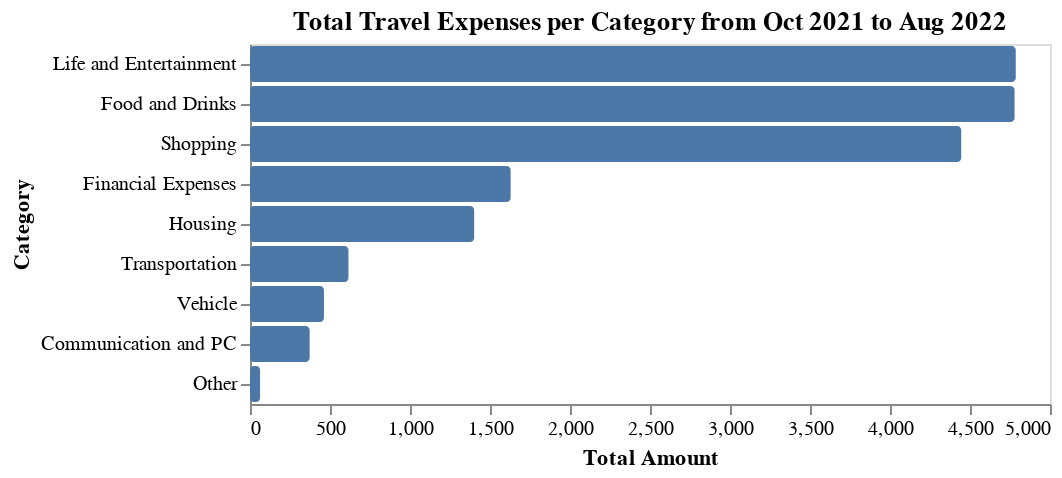

Source (notebook cell):
### Markdown cell above
#### **Total per Category**  
Group by category to find the totals of each category for the whole period.

### Code cell
b1 = alt.Chart(df).mark_bar(cornerRadius=2).encode(
    alt.X("sum(amount)", title="Total Amount"),
    alt.Y("category:N", sort="-x", title="Category"),
).properties(
    title='Total Travel Expenses per Category from Oct 2021 to Aug 2022'
).configure_axis(grid=False)
b1

### Figure 1 — Vega-Lite specification as saved in the notebook (floating-point values rounded to 4 significant figures; data arrays with more than 128 entries replaced by an {"elided": "..."} marker saying what was removed)
{"config": {"view": {"continuousWidth": 400, "continuousHeight": 300}, "axis": {"grid": false}}, "data": {"name": "data-5355ea3030094ff7b5fb57b35c6a05ac"}, "mark": {"type": "bar", "cornerRadius": 2}, "encoding": {"x": {"aggregate": "sum", "field": "amount", "title": "Total Amount", "type": "quantitative"}, "y": {"field": "category", "sort": "-x", "title": "Category", "type": "nominal"}}, "title": "Total Travel Expenses per Category from Oct 2021 to Aug 2022", "$schema": "https://vega.github.io/schema/vega-lite/v4.17.0.json", "datasets": {"data-5355ea3030094ff7b5fb57b35c6a05ac": {"elided": "2113 records"}}}
